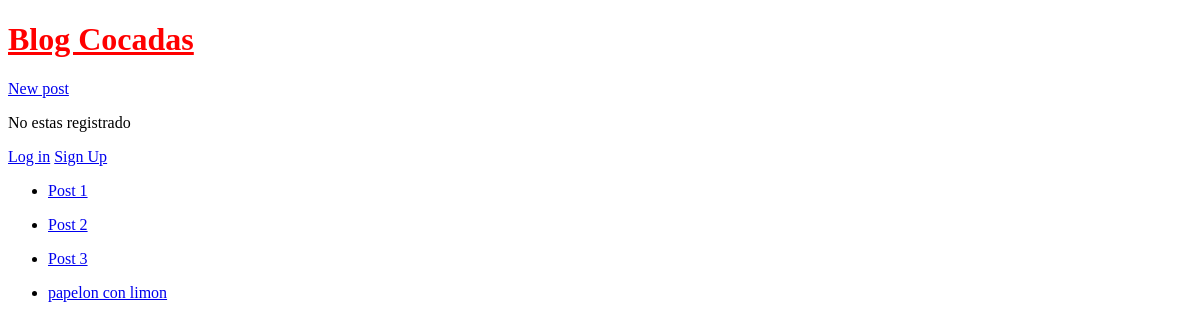
/, run on an earlier commit of the app's database.
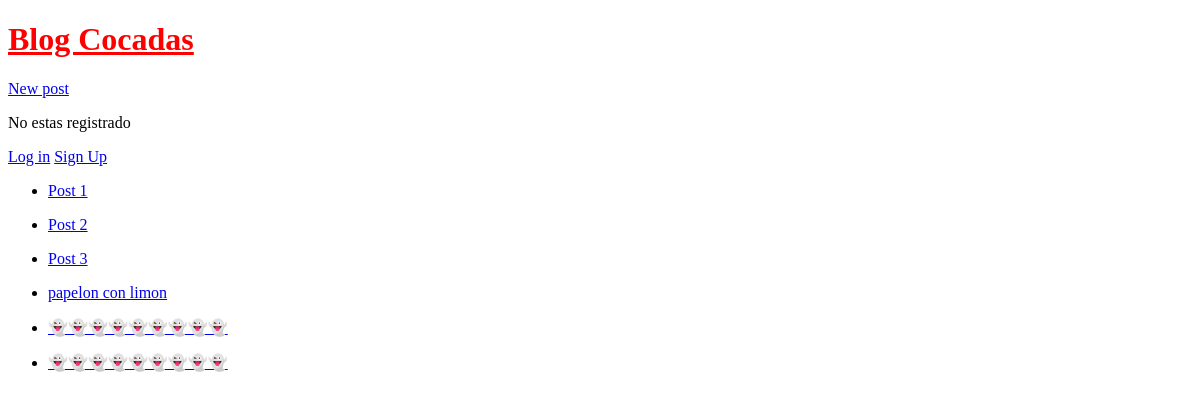
And on a later commit of the database.
### blogs/models.py (models this page shows, shortened)
class Post(models.Model):
    title = models.CharField(max_length=120)
    body = models.TextField()
    author = models.ForeignKey(
    "auth.User",
    on_delete = models.CASCADE,
)
    created_at = models.DateTimeField(auto_now_add=True)

### blogs/views.py (the view)
# urls.py: path("", BlogListView.as_view(), name="home"),
class BlogListView(ListView):
    model = Post
    template_name = "home.html"

### templates/home.html
{% extends "_base.html" %}
{% block content %}
    {% if user.is_authenticated %}
        Epale {{ user.username}}
        <form action="{% url 'logout' %}" method="post"> {% csrf_token %}
            <button type="submit">Log Out</button>
        </form>
    {% else %}
        <p>No estas registrado</p>
        <a href="{% url 'login' %}">Log in</a>
        <a href="{% url 'signup' %}">Sign Up</a>
    {% endif %}
    {% for post in post_list %}
        <ul>
            <li>
                <a href="{% url 'post_detail' post.pk %}">{{ post.title }}</a>
            </li>
        </ul>
    {% endfor %}
{% endblock content %}

### templates/_base.html (shortened to what this page needs)
{% load static %}
<!DOCTYPE html>
<html lang="en">
<head>
    <link rel="stylesheet" href="{% static 'css/base.css' %}">
</head>
<body>
    <header>
        <h1><a href="{% url 'home' %}">Blog Cocadas</a></h1>
    </header>
    <div>
        <a href="{% url 'create' %}">New post</a>
    </div>
    {% block content %}
    {% endblock content %}
</body>
</html>

### static/base.css (style rules this page uses)
header h1 a { color: red; }

What changed in the data, as far as the page shows it:
added Post: title "👻👻👻👻👻👻👻👻👻"
added Post: title "👻👻👻👻👻👻👻👻👻"
